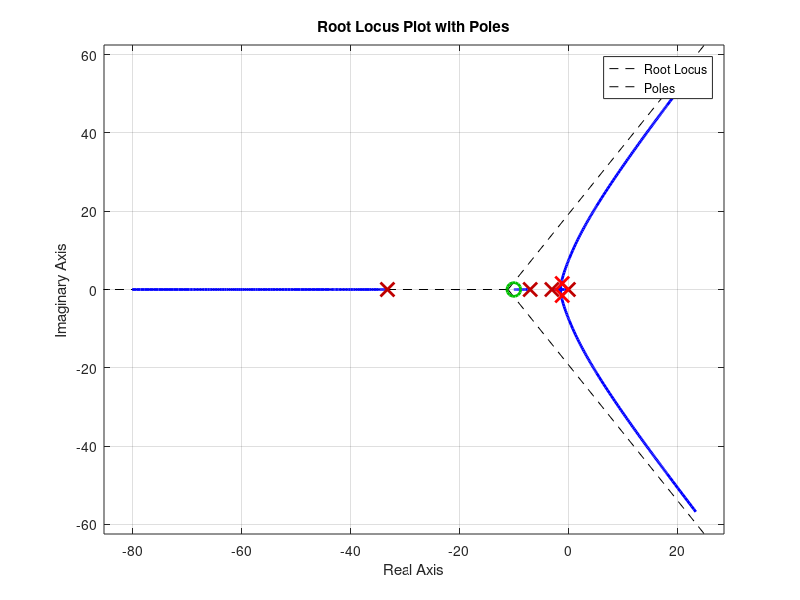

Source code (MATLAB):
numerator = [174.27 * 0.1, 174.27 * 1];
denominator = conv([1 0], conv([1 3], conv([1 7], [0.0301 1])));

% Create the transfer function
sys = tf(numerator, denominator);

% Plot the root locus
figure;
rlocus(sys);
hold on;

% Plot the specific points
s1 = -1.12 + 1.53i;
s2 = -1.12 - 1.53i;

plot(real(s1), imag(s1), 'rx', 'MarkerSize', 10, 'LineWidth', 2);
plot(real(s2), imag(s2), 'rx', 'MarkerSize', 10, 'LineWidth', 2);

grid on;
title('Root Locus Plot with Poles');
xlabel('Real Axis');
ylabel('Imaginary Axis');

legend('Root Locus','Poles');